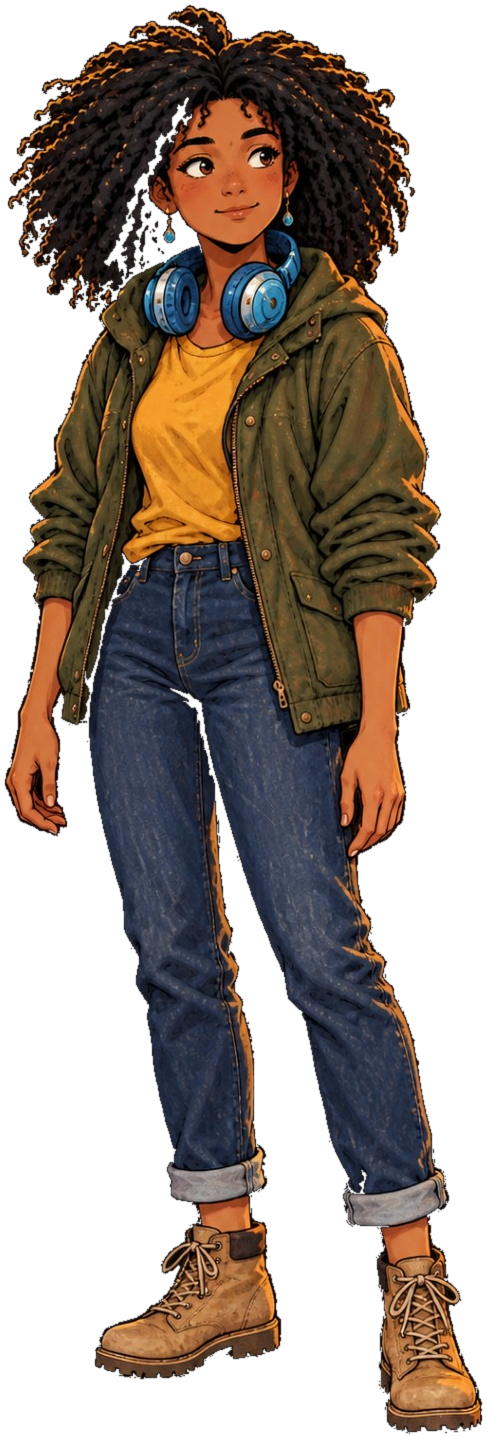
#> input picture art/source/maya_full.png, 487 x 1439 px
$ python derived_sprites.py
#> lines starting #> are read from the running program, lines starting #| are printed output that depends on the picture; after the words box and inside, x2 and y2 are one past the last pixel; in counts of white or black regions, pixels touching at a corner belong together
"""Derived sprites built from the source sheets (called by slice_sheets.py).

The uploaded art has full-body sprites only for Maya and Walt. June and Remy only have
portrait sheets, so their in-world bodies are composited: a recoloured copy of Maya's body
(the pose that suits them best) topped with their own portrait head and shoulders.
Replace web/assets/sprites/npc_june.webp / npc_remy.webp with real art any time.
"""
import os

import numpy as np
from PIL import Image

ROOT = os.path.dirname(os.path.dirname(os.path.abspath(__file__)))
SRC = os.path.join(ROOT, 'art', 'source')


def rgb_to_hsv(rgb):
    r, g, b = rgb[..., 0], rgb[..., 1], rgb[..., 2]
    mx = rgb.max(-1)
    mn = rgb.min(-1)
    d = mx - mn
    h = np.zeros_like(mx)
    nz = d > 1e-6
    rm = nz & (mx == r)
    gm = nz & (mx == g) & ~rm
    bm = nz & ~rm & ~gm
    h[rm] = ((g - b)[rm] / d[rm]) % 6
    h[gm] = ((b - r)[gm] / d[gm]) + 2
    h[bm] = ((r - g)[bm] / d[bm]) + 4
    h = h / 6.0
    s = np.where(mx > 1e-6, d / np.maximum(mx, 1e-6), 0)
    return np.stack([h, s, mx], -1)


def hsv_to_rgb(hsv):
    h, s, v = hsv[..., 0] * 6, hsv[..., 1], hsv[..., 2]
    i = np.floor(h).astype(int) % 6
    f = h - np.floor(h)
    p = v * (1 - s)
    q = v * (1 - s * f)
    t = v * (1 - s * (1 - f))
    out = np.zeros(hsv.shape)
    for k, (a, b, c) in enumerate([(v, t, p), (q, v, p), (p, v, t), (p, q, v), (t, p, v), (v, p, q)]):
        m = i == k
        out[..., 0][m], out[..., 1][m], out[..., 2][m] = a[m], b[m], c[m]
    return out


def recolor(hsv, mask, hue, sat, vmul, vadd=0.0, keep_sat=0.0):
    hsv[..., 0][mask] = hue / 360.0
    hsv[..., 1][mask] = np.clip(sat * (1 - keep_sat) + hsv[..., 1][mask] * keep_sat, 0, 1)
    hsv[..., 2][mask] = np.clip(hsv[..., 2][mask] * vmul + vadd, 0, 1)


def maya_body_masks(hsv, h, w):
    H = hsv[..., 0] * 360
    S = hsv[..., 1]
    V = hsv[..., 2]
    yy, xx = np.mgrid[0:h, 0:w]
    shirt = (H > 24) & (H < 52) & (V > 0.6) & (S > 0.42) & (yy > 300) & (yy < 640) & (xx > 95) & (xx < 300)
    jacket = (H >= 25) & (H < 95) & ~shirt & (yy > 230) & (yy < 840) & (V > 0.08)
    jeans = (H > 180) & (H < 260) & (yy > 540) & (yy < 1195)
    boots = (yy >= 1170) & (H > 10) & (H < 50) & (V > 0.12)
    return shirt, jacket, jeans, boots


def composite_npc(portrait_file, cell, scale, offset, palette, out_name, fade=70):
    body = Image.open(os.path.join(SRC, 'maya_full.png')).convert('RGBA')
    arr = np.array(body).astype(float)
    h, w = arr.shape[:2]
    hsv = rgb_to_hsv(arr[..., :3] / 255.0)
    shirt, jacket, jeans, boots = maya_body_masks(hsv, h, w)
    recolor(hsv, shirt, *palette['shirt'])
    recolor(hsv, jacket, *palette['jacket'])
    recolor(hsv, jeans, *palette['jeans'])
    recolor(hsv, boots, *palette['boots'])
    arr[..., :3] = hsv_to_rgb(hsv) * 255.0
    if palette.get('speckle'):
        # a hint of the floral print so the blouse continues the portrait's pattern
        rng = np.random.default_rng(7)
        ys, xs = np.nonzero(shirt)
        colors = [(200, 106, 58), (122, 138, 160), (214, 150, 110)]
        for i in rng.choice(len(xs), size=len(xs) // 90, replace=False):
            y, x = ys[i], xs[i]
            c = colors[rng.integers(len(colors))]
            r = 2 if rng.random() < 0.6 else 3
            arr[max(0, y - r):y + r, max(0, x - r):x + r, :3] = c
    # remove Maya's head, hair and headphones (and the hood behind her shoulder)
    cut = palette.get('cut_y', 312)
    arr[:cut, :, 3] = 0
    yy, xx = np.mgrid[0:h, 0:w]
    arr[(xx > 352) & (yy < 312 + (xx - 352) * 0.9), 3] = 0

    top_margin = 80
    canvas = np.zeros((h + top_margin, w + 40, 4))
    canvas[top_margin:, 20:20 + w] = arr

    por = Image.open(os.path.join(SRC, portrait_file)).convert('RGBA').crop(cell)
    por = por.resize((round(por.width * scale), round(por.height * scale)), Image.LANCZOS)
    pa = np.array(por).astype(float)
    # feather the bottom edge of the portrait into the body
    alpha = pa[..., 3]
    for x in range(pa.shape[1]):
        col = np.nonzero(alpha[:, x] > 20)[0]
        if len(col) == 0:
            continue
        bottom = col.max()
        start = bottom - fade
        for y in range(max(0, start), bottom + 1):
            k = 1.0 - (y - start) / float(fade)
            alpha[y, x] *= max(0.0, min(1.0, k * 1.6))
    pa[..., 3] = alpha
    ox, oy = offset[0] + 20, offset[1] + top_margin
    ph, pw = pa.shape[:2]
    # alpha-composite portrait over body
    y0, y1 = max(0, oy), min(canvas.shape[0], oy + ph)
    x0, x1 = max(0, ox), min(canvas.shape[1], ox + pw)
    src = pa[y0 - oy:y1 - oy, x0 - ox:x1 - ox]
    dst = canvas[y0:y1, x0:x1]
    sa = src[..., 3:4] / 255.0
    da = dst[..., 3:4] / 255.0
    oa = sa + da * (1 - sa)
    rgb = (src[..., :3] * sa + dst[..., :3] * da * (1 - sa)) / np.maximum(oa, 1e-6)
    canvas[y0:y1, x0:x1, :3] = rgb
    canvas[y0:y1, x0:x1, 3:4] = oa * 255.0

    img = Image.fromarray(np.clip(canvas, 0, 255).astype(np.uint8), 'RGBA')
    bbox = img.getbbox()
    return img.crop(bbox)


PALETTES = {
    # Remy: black denim jacket, red shirt, black jeans, dark boots
    'remy': {
        'shirt': (356, 0.62, 0.52),
        'jacket': (22, 0.16, 0.56, 0.0),
        'jeans': (230, 0.18, 0.62),
        'boots': (20, 0.35, 0.45),
    },
    # June: rust cardigan, cream floral blouse, brown slacks, brown shoes
    'june': {
        'shirt': (31, 0.33, 0.97),
        'speckle': True,
        'jacket': (17, 0.68, 1.35, 0.05),
        'jeans': (25, 0.35, 1.25, 0.05),
        'boots': (22, 0.55, 0.6),
    },
}


def build(out_dir, manifest):
    specs = [
        # name, portrait sheet, cell box (source px), scale, offset in Maya-body coords
        ('npc_remy', 'portrait_pink.png', (5, 21, 678, 1024), 0.52, (8, -30), 'remy', 70),
        ('npc_june', 'portrait_june.png', (7, 102, 676, 995), 0.50, (18, -4), 'june', 48),
    ]
    for name, sheet, cell, scale, offset, pal, fade in specs:
        if str(manifest.get(name, {}).get('sheet', '')).startswith('generated'):
            print('keeping generated', name)   # real art from tools/import_generated.py wins
            continue
        img = composite_npc(sheet, cell, scale, offset, PALETTES[pal], name, fade)
#> in composite_npc, body is the input picture: PIL image 487x1439 RGBA; mean R, G, B, A 47.6, 35.7, 27.2, 141.2
#> in rgb_to_hsv, `nz = d > 1e-6`:
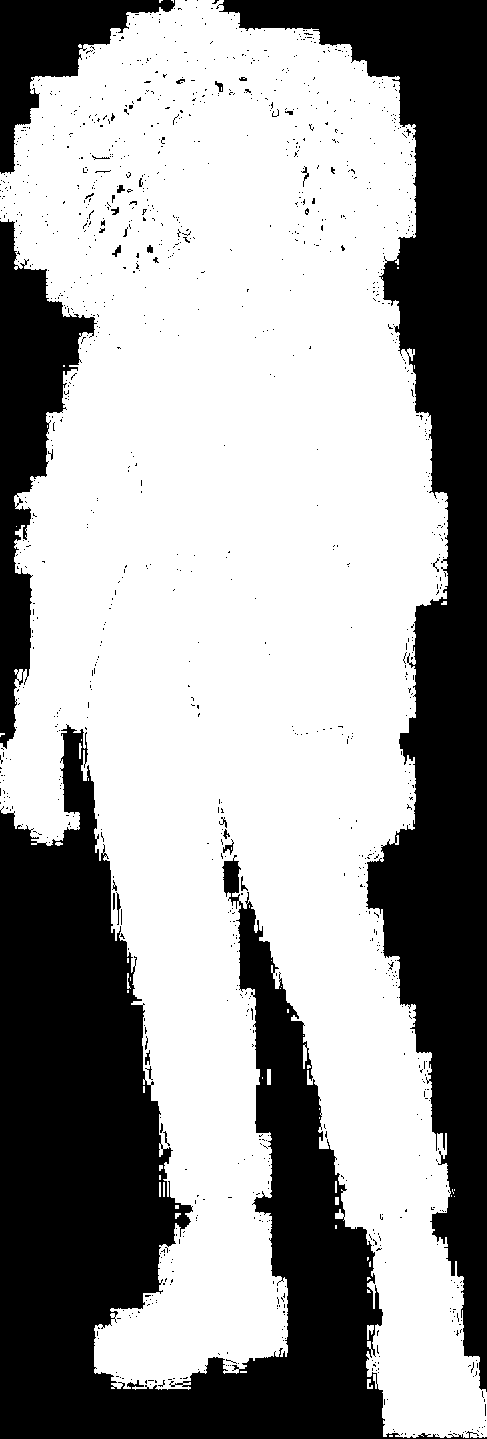
#> nz: shape (1439, 487) bool; 61.9% white; 1227 black regions (1197 under 20 px), largest, box (x1, y1, x2, y2) and area: (0, 724, 487, 1439) 131698, (216, 0, 487, 1392) 101023, (0, 219, 97, 749) 19451
#> in rgb_to_hsv, `rm = nz & (mx == r)`: rm: shape (1439, 487) bool; 40.4% white; 344 white regions (239 under 20 px), largest, box (x1, y1, x2, y2) and area: (0, 0, 486, 1438) 247216, (94, 797, 285, 1390) 29507, (240, 273, 264, 313) 385
#> in rgb_to_hsv, `gm = nz & (mx == g) & ~rm`: gm: shape (1439, 487) bool; 1.6% white in thin lines or dots
#> in rgb_to_hsv, `bm = nz & ~rm & ~gm`: bm: shape (1439, 487) bool; 19.9% white; 1059 white regions (826 under 20 px), largest, box (x1, y1, x2, y2) and area: (85, 541, 431, 1195) 116528, (221, 223, 304, 339) 4778, (142, 235, 205, 338) 3686
#> in rgb_to_hsv, `h[gm] = ((b - r)[gm] / d[gm]) + 2`: h: shape (1439, 487) float64; min 0, max 5.97, mean 0.357
#> in rgb_to_hsv, `h[bm] = ((r - g)[bm] / d[bm]) + 4`:
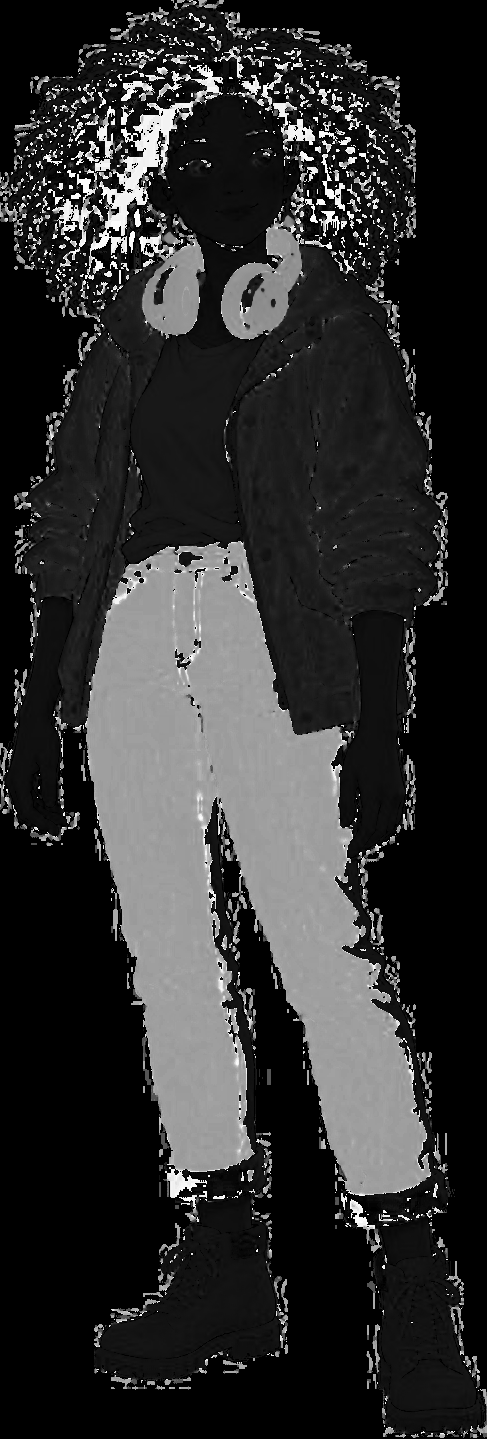
#> h: shape (1439, 487) float64; min 0, max 5.97, mean 1.1; drawn with min black and max white
#> in maya_body_masks, `shirt = (H > 24) & (H < 52) & (V > 0.6) & (S > 0.42) & (yy > 300) & (y..`: shirt: shape (1439, 487) bool; 2.6% white; 83 white regions (74 under 20 px), largest, box (x1, y1, x2, y2) and area: (124, 338, 258, 562) 17803, (102, 392, 112, 430) 102, (143, 491, 150, 505) 51
#> in maya_body_masks, `jacket = (H >= 25) & (H < 95) & ~shirt & (yy > 230) & (yy < 840) & (V ..`: jacket: shape (1439, 487) bool; 12.9% white; 378 white regions (334 under 20 px), largest, box (x1, y1, x2, y2) and area: (224, 246, 440, 734) 61022, (24, 262, 177, 725) 25009, (241, 273, 264, 313) 318
#> in maya_body_masks, `jeans = (H > 180) & (H < 260) & (yy > 540) & (yy < 1195)`: jeans: shape (1439, 487) bool; 17% white; 236 white regions (155 under 20 px), largest, box (x1, y1, x2, y2) and area: (86, 541, 430, 1194) 114863, (116, 582, 127, 596) 97, (0, 743, 7, 775) 96
#> in maya_body_masks, `boots = (yy >= 1170) & (H > 10) & (H < 50) & (V > 0.12)`: boots: shape (1439, 487) bool; 5.1% white; 55 white regions (49 under 20 px), largest, box (x1, y1, x2, y2) and area: (95, 1170, 280, 1378) 19109, (365, 1170, 481, 1432) 16210, (183, 1187, 205, 1198) 114, (368, 1212, 387, 1226) 108, (182, 1170, 189, 1179) 44, (347, 1202, 353, 1217) 33
#> in recolor, `hsv[..., 0][mask] = hue / 360.0`: hsv: shape (1439, 487, 3) float64; mean of channels 0, 1, 2 0.207, 0.363, 0.207
#> in recolor, `hsv[..., 1][mask] = np.clip(sat * (1 - keep_sat) + hsv[..., 1][mask] *..`: hsv: shape (1439, 487, 3) float64; mean of channels 0, 1, 2 0.207, 0.357, 0.207
#> in recolor, `hsv[..., 2][mask] = np.clip(hsv[..., 2][mask] * vmul + vadd, 0, 1)`: hsv: shape (1439, 487, 3) float64; mean of channels 0, 1, 2 0.207, 0.357, 0.196
#> in recolor (call 2), `hsv[..., 0][mask] = hue / 360.0`: hsv: shape (1439, 487, 3) float64; mean of channels 0, 1, 2 0.201, 0.357, 0.196
#> in recolor (call 2), `hsv[..., 1][mask] = np.clip(sat * (1 - keep_sat) + hsv[..., 1][mask] *..`: hsv: shape (1439, 487, 3) float64; mean of channels 0, 1, 2 0.201, 0.304, 0.196
#> in recolor (call 2), `hsv[..., 2][mask] = np.clip(hsv[..., 2][mask] * vmul + vadd, 0, 1)`: hsv: shape (1439, 487, 3) float64; mean of channels 0, 1, 2 0.201, 0.304, 0.176
#> in recolor (call 3), `hsv[..., 0][mask] = hue / 360.0`: hsv: shape (1439, 487, 3) float64; mean of channels 0, 1, 2 0.204, 0.304, 0.176
#> in recolor (call 3), `hsv[..., 1][mask] = np.clip(sat * (1 - keep_sat) + hsv[..., 1][mask] *..`: hsv: shape (1439, 487, 3) float64; mean of channels 0, 1, 2 0.204, 0.263, 0.176
#> in recolor (call 3), `hsv[..., 2][mask] = np.clip(hsv[..., 2][mask] * vmul + vadd, 0, 1)`: hsv: shape (1439, 487, 3) float64; mean of channels 0, 1, 2 0.204, 0.263, 0.159
#> in recolor (call 4), `hsv[..., 0][mask] = hue / 360.0`: hsv: shape (1439, 487, 3) float64; mean of channels 0, 1, 2 0.203, 0.263, 0.159
#> in recolor (call 4), `hsv[..., 1][mask] = np.clip(sat * (1 - keep_sat) + hsv[..., 1][mask] *..`: hsv: shape (1439, 487, 3) float64; mean of channels 0, 1, 2 0.203, 0.251, 0.159
#> in recolor (call 4), `hsv[..., 2][mask] = np.clip(hsv[..., 2][mask] * vmul + vadd, 0, 1)`: hsv: shape (1439, 487, 3) float64; mean of channels 0, 1, 2 0.203, 0.251, 0.143
#> in hsv_to_rgb, `i = np.floor(h).astype(int) % 6`:
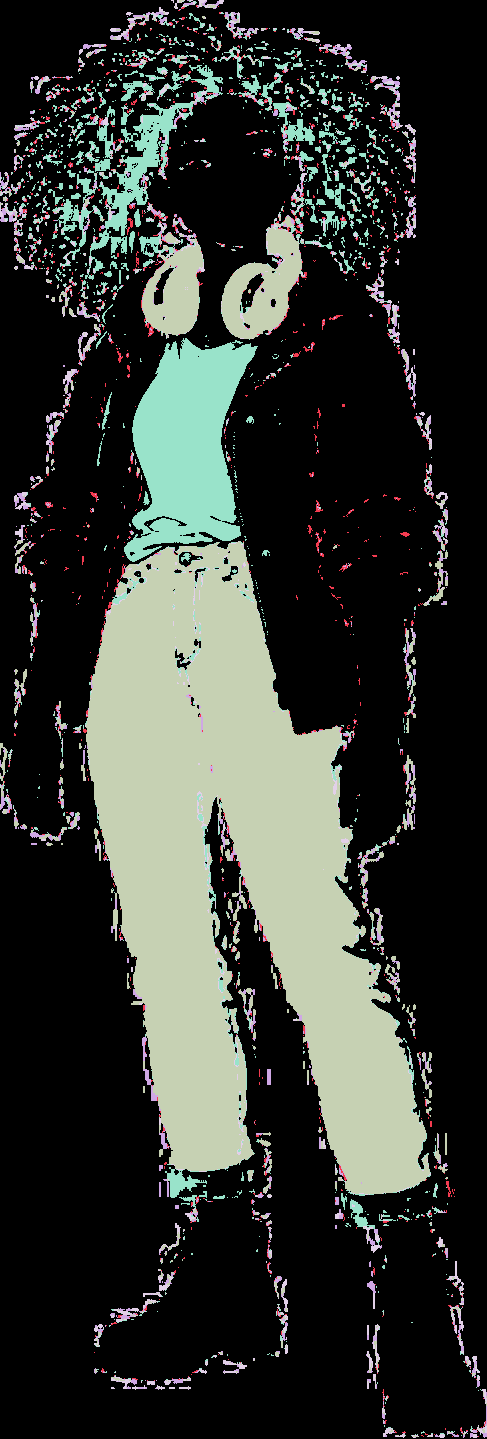
#> i: shape (1439, 487) int64; 6 distinct labels, from 0 to 5; one colour per label, 0 black
#> the loop in hsv_to_rgb, `for k, (a, b, c) in enumerate([(v, t, p), (q, v, p), (p, v, t), (p, q,..` made 6 passes
#> pass 1, in hsv_to_rgb, `m = i == k`:
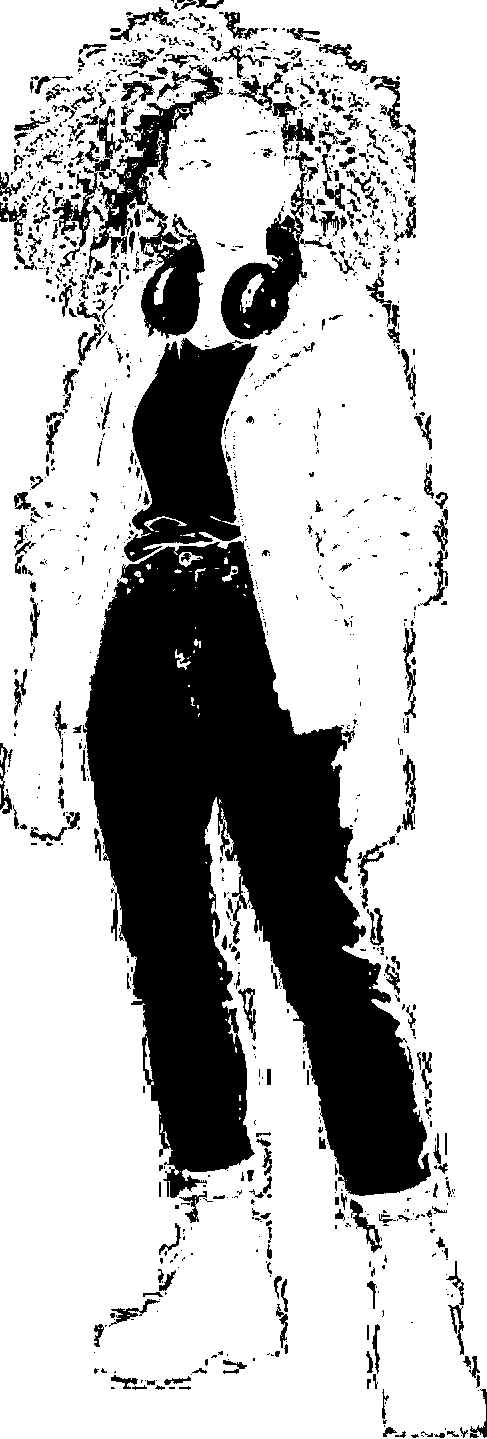
#> m: shape (1439, 487) bool; 72.9% white; 1286 black regions (956 under 20 px), largest, box (x1, y1, x2, y2) and area: (83, 541, 431, 1198) 121202, (124, 338, 258, 562) 17803, (221, 151, 332, 340) 6208
#> after the loop in hsv_to_rgb, `for k, (a, b, c) in enumerate([(v, t, p), (q, v, p), (p, v, t), (p, q,..`:
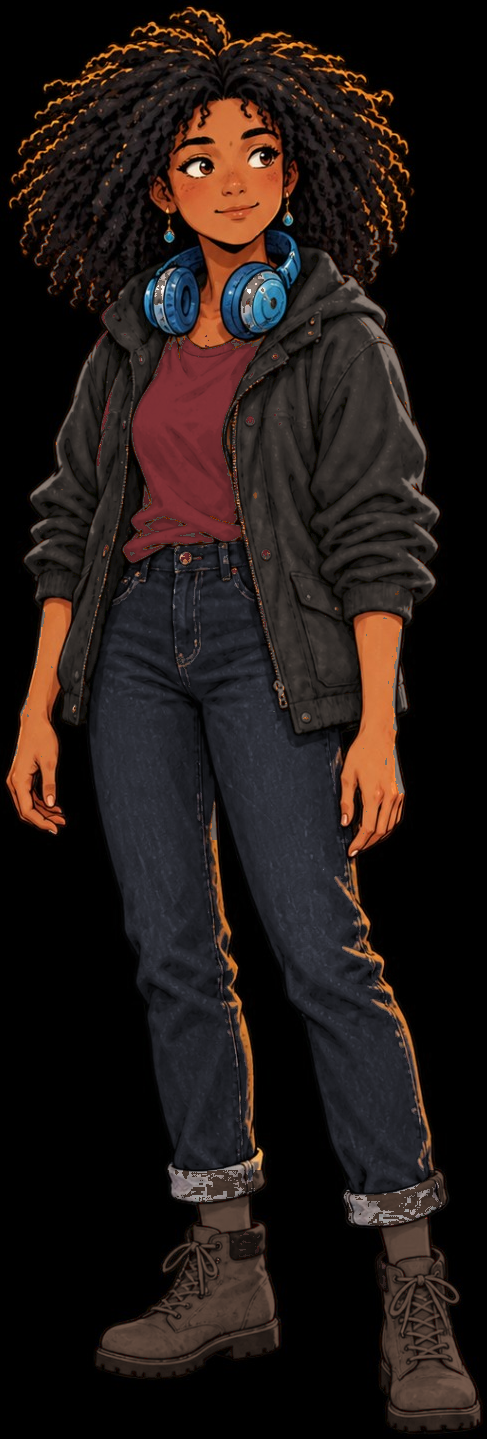
#> out: shape (1439, 487, 3) float64; mean of channels 0, 1, 2 0.135, 0.0992, 0.0893; drawn as R, G, B
#> in composite_npc, `arr[..., :3] = hsv_to_rgb(hsv) * 255.0`:
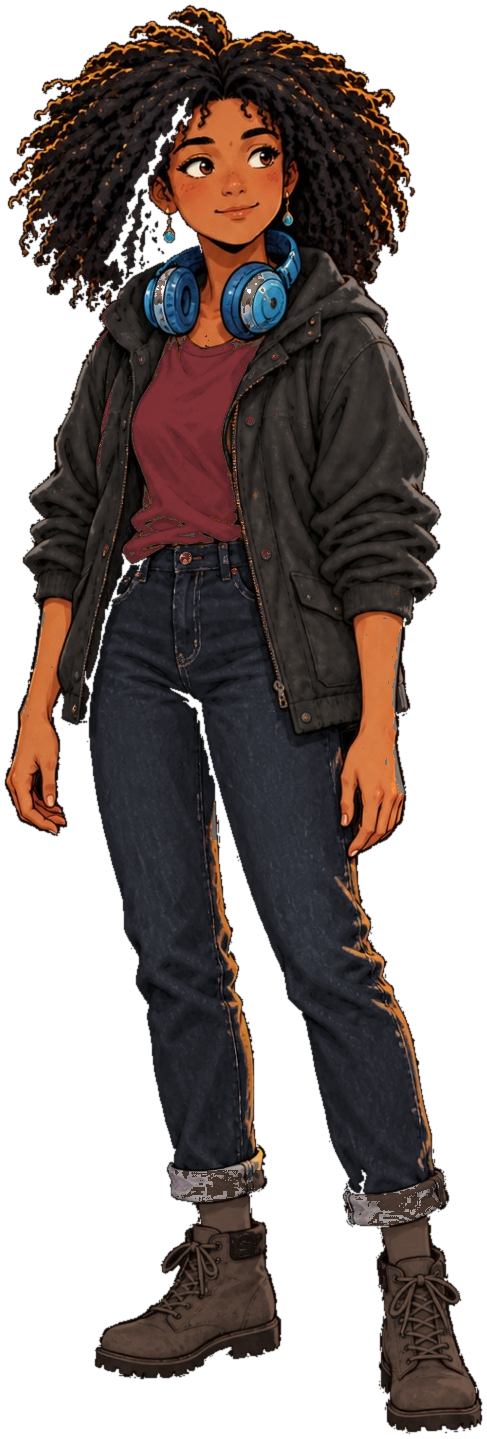
#> arr: shape (1439, 487, 4) float64; mean R, G, B, A 34.4, 25.3, 22.8, 141.2; transparent parts drawn white
        target_h = 575
        s = target_h / img.height
        img = img.resize((round(img.width * s), target_h), Image.LANCZOS)
        a = np.array(img)
        a[a[..., 3] == 0, :3] = 0
        img = Image.fromarray(a, 'RGBA')
        img.save(os.path.join(out_dir, name + '.webp'), 'WEBP', quality=90, method=6, alpha_quality=100)
        manifest[name] = {'w': img.width, 'h': img.height, 'sheet': 'derived'}
        print('derived', name, img.size)


if __name__ == '__main__':
    import sys
    out = sys.argv[1] if len(sys.argv) > 1 else os.path.join(ROOT, 'tools', '.cache')
    m = {}
#> (the run stopped early here; a loop or call above may not have finished)
